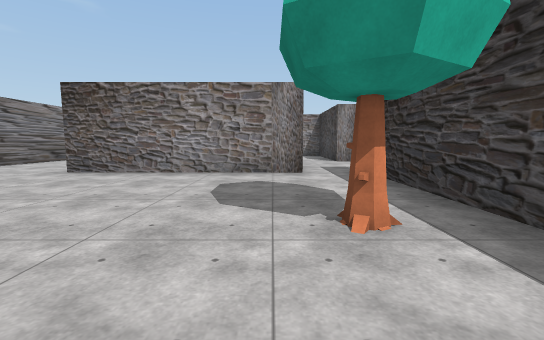
view 1 (above)

14 first-person views from a walk through a 3-D level made in the Unity game engine. The camera is 1.3 m above the floor, tilts 6° down and sees 90° across. Doors are open. The floor is counted in squares, 2 m on a side. Each view is taken from the middle of a square. On the plan, view 1 faces up. The plan holds only what a view shows up to about 9 squares ahead; the rest is blank. The place goes on beyond the plan. The player is left out. Some surface patterns are stand-ins.

view 2
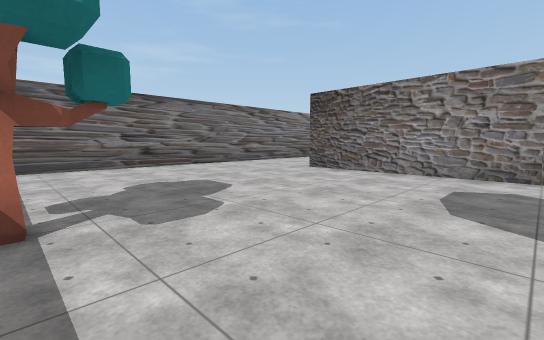

view 3
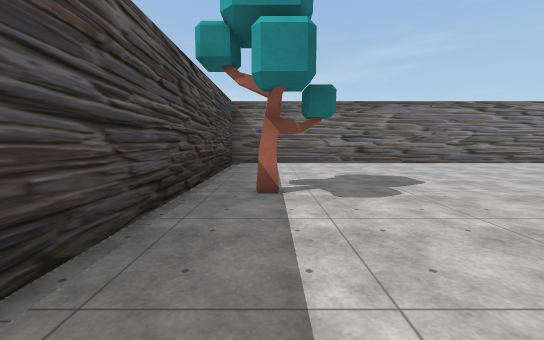

view 4
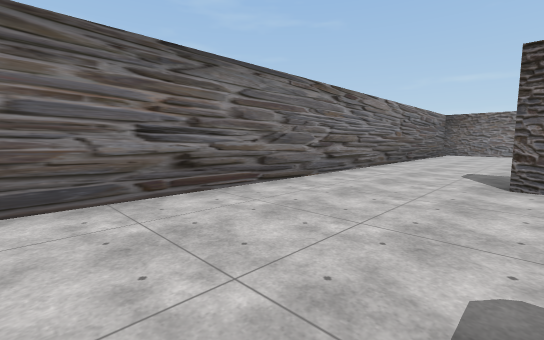

view 5
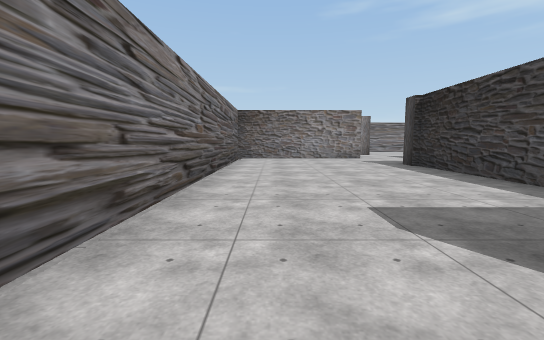

view 6
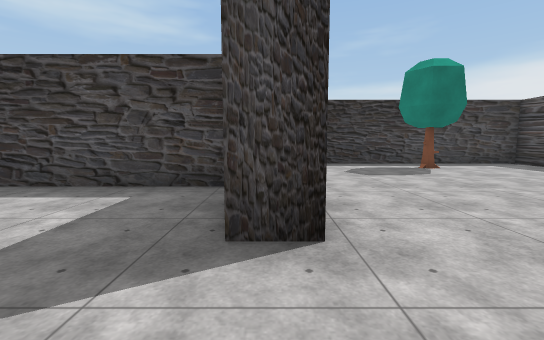

view 7
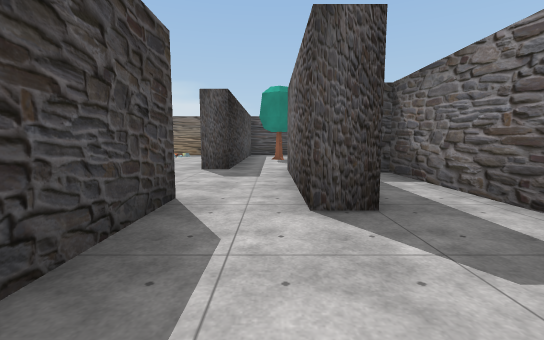

view 8
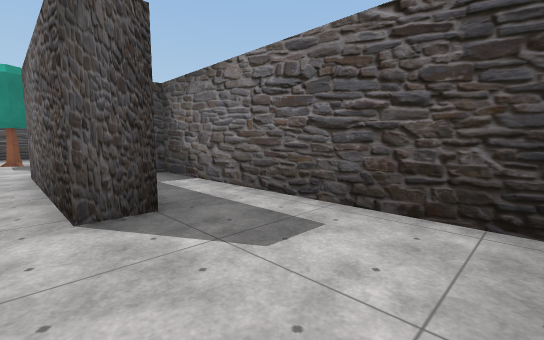

view 9
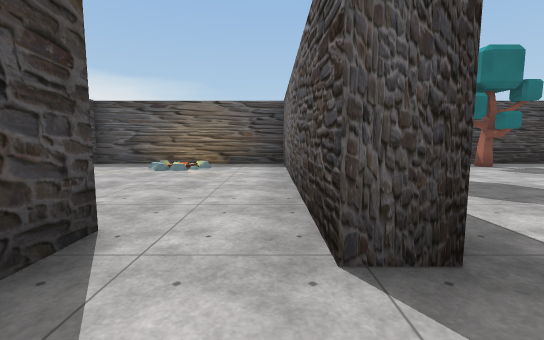

view 10
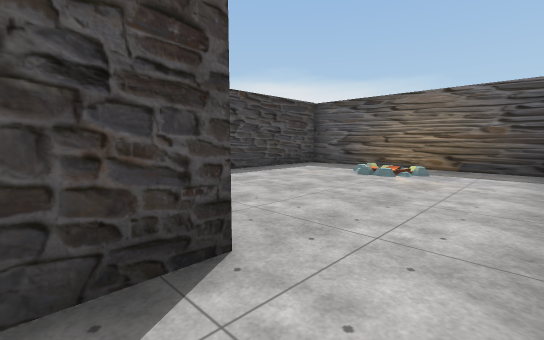

view 11
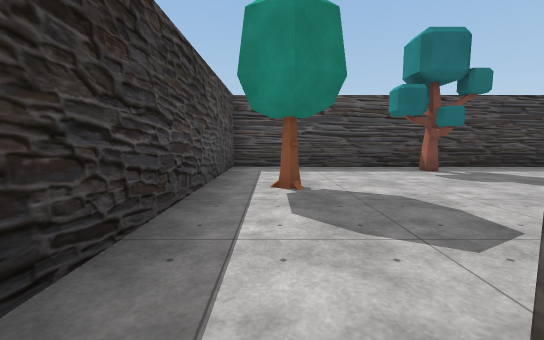

view 12
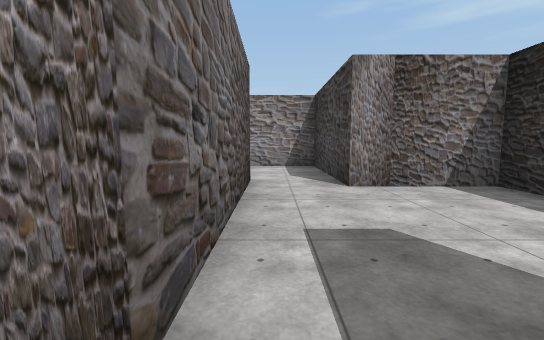

view 13
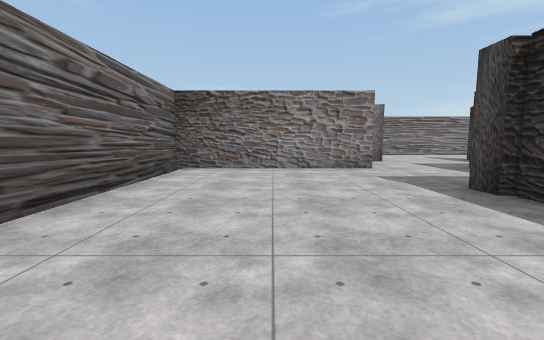

view 14
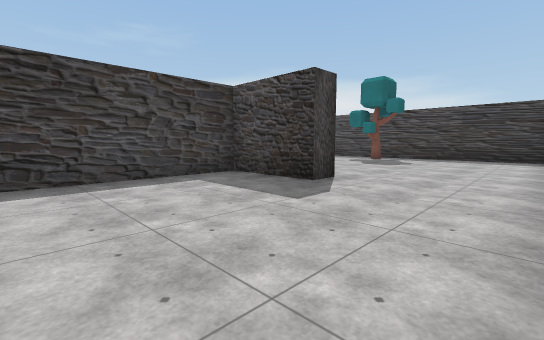

### Floor plan
Points are (right, up) in squares from view 1. A wall is a line through its corners. A room is listed if a view was taken in it or the views show most of it. See-through windows are left out.
Room 1 (views 1, 2, 3, 4, 5, 6, 12, 13, 14)
walls: (0.6, 5.7) (-4.3, 5.7) (-4.3, 6.3) (-2.1, 6.3) (-2.1, 12.8); (-2.5, 15.6) (-7.3, 15.6) (-7.3, -1.2) (2, -1.2) (2, 5.6)
ways out: opening at (1, 6) to room 3; opening at (-2, 14.5)
objects: tree (-3, 0); tree (1, 2)
Room 2 (views 7, 8)
walls: (-0.1, 9.5) (0.6, 9.5) (0.6, 8.6); (2, 8.9) (2, 12.2) (0.4, 12.2); (-1.5, 12.1) (-1.5, 6.2)
ways out: opening at (1, 9) to room 3
Room 3 (views 9, 10, 11)
walls: (4.3, 5) (4.3, 6.1); (2, 5.6) (2.7, 5.6) (2.7, -0.9); (4.3, 8.2) (4.3, 8.9) (2, 8.9); (2.6, -1.2) (8.2, -1.2) (8.2, 2.2); (0.6, 8.6) (0.6, 5.7)
ways out: opening at (1, 6) to room 1; opening at (1, 9) to room 2

Where each view was taken, in squares from view 1:
view 1: 0 up, 0 right, facing up
view 2: 0 up, 0 right, facing up-left
view 3: 0 up, 1 right, facing left
view 4: 1 up, 4 left, facing up-left
view 5: 5 up, 6 left, facing up
view 6: 6 up, 6 left, facing right
view 7: 12 up, 1 right, facing down
view 8: 12 up, 1 right, facing down-left
view 9: 7 up, 3 right, facing down
view 10: 6 up, 3 right, facing down-right
view 11: 6 up, 1 right, facing down
view 12: 5 up, 1 right, facing up
view 13: 9 up, 5 left, facing up
view 14: 10 up, 7 left, facing down-right
